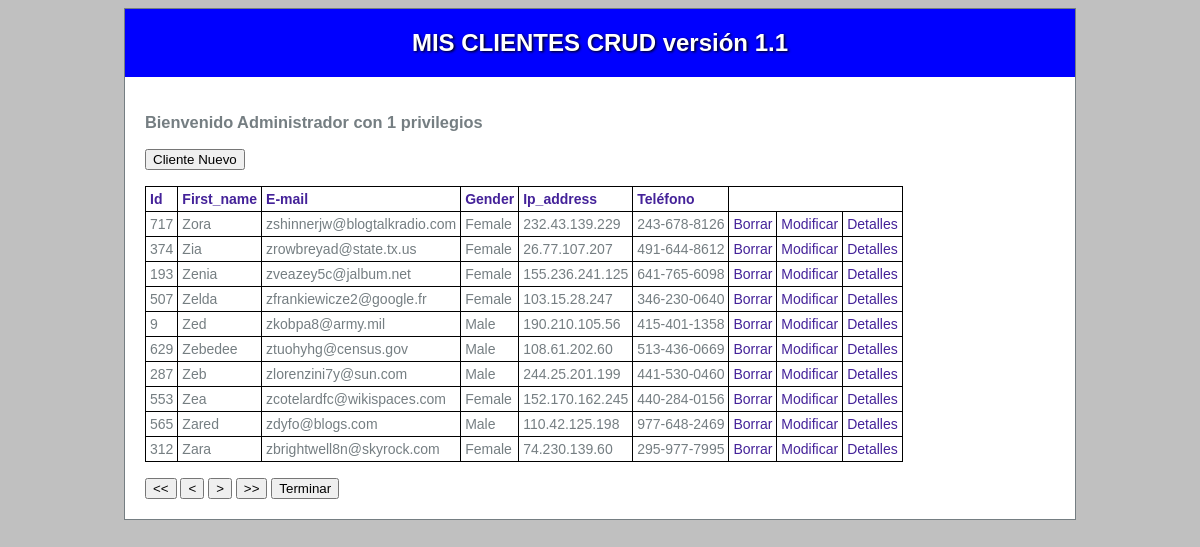
Screenshot of /?orden=Ordenar&valor=first_name (signed in) with the database file from the repository.
### tables this page shows
create table Clientes (
	id INT(8) auto_increment not null,
	first_name VARCHAR(50),
	last_name VARCHAR(50),
	email VARCHAR(50),
	gender VARCHAR(50),
	ip_address VARCHAR(20),
	telefono VARCHAR(50),
	CONSTRAINT pk_usuarios PRIMARY KEY(id)
);

### app/models/AccesoDatos.php (called while the page is built, shortened)
<?php
class AccesoDatos
{
    private static $modelo = null;
    private $dbh = null;
    public static function getModelo()
    {
        if (self::$modelo == null) {
            self::$modelo = new AccesoDatos();
        }
        return self::$modelo;
    }
    private function __construct()
    {
        $this->dbh = new mysqli(DB_SERVER, DB_USER, DB_PASSWD, DATABASE);
    }
    public function getClientes($primero, $cuantos, $ordenacion, $numorden): array
    {
        $tuser = [];
        if ($numorden == 1) {
            $stmt_usuarios  = $this->dbh->prepare("select * from Clientes order by $ordenacion Desc limit $primero,$cuantos");
        } else {
            $stmt_usuarios  = $this->dbh->prepare("select * from Clientes order by $ordenacion  limit $primero,$cuantos");
        }
        $stmt_usuarios->execute();
        $result = $stmt_usuarios->get_result();
        if ($result) {
            while ($user = $result->fetch_object('Cliente')) {
                $tuser[] = $user;
            }
        }
        return $tuser;
    }
}

### app/models/Cliente.php (called while the page is built, shortened)
<?php
class Cliente {
   function &__get($name)
   {
       if ( property_exists($this,$name)){
           return $this->$name;
       }
   }
}

### app/views/list.php (the view)
<h3>Bienvenido <?= $nombre ?> con <?= $rol ?> privilegios</h3>
<form>
<button type="submit" name="orden" value="Nuevo"> Cliente Nuevo </button><br>
</form>
<br>
<table>
<tr>
    <th><a href="?orden=Ordenar&valor=id"> Id </a></th>
    <th><a href="?orden=Ordenar&valor=first_name">First_name</a></th>
    <th><a href="?orden=Ordenar&valor=email">E-mail</a></th>
    <th><a href="?orden=Ordenar&valor=gender">Gender</a></th>
    <th><a href="?orden=Ordenar&valor=ip_address">Ip_address</a></th>
    <th><a href="?orden=Ordenar&valor=telefono">Teléfono</a></th>
</tr>
<?php foreach ($tvalores as $valor): ?>
<tr>
<td><?= $valor->id ?> </td>
<td><?= $valor->first_name ?> </td>
<td><?= $valor->email ?> </td>
<td><?= $valor->gender ?> </td>
<td><?= $valor->ip_address ?> </td>
<td><?= $valor->telefono ?> </td>
<td><a href="#" onclick="confirmarBorrar('<?=$valor->first_name?>',<?=$valor->id?>);" >Borrar</a></td>
<td><a href="?orden=Modificar&id=<?=$valor->id?>">Modificar</a></td>
<td><a href="?orden=Detalles&id=<?=$valor->id?>" >Detalles</a></td>
<tr>
<?php endforeach ?>
</table>
<form>
<br>
<button type="submit" name="nav" value="Primero"> << </button>
<button type="submit" name="nav" value="Anterior"> < </button>
<button type="submit" name="nav" value="Siguiente"> > </button>
<button type="submit" name="nav" value="Ultimo"> >> </button>
<button type="submit" name="orden" value="Terminar"> Terminar</button><br>
</form>

### web/css/default.css (style rules this page uses)
body { background: silver; text-align: justify; font-family: Tahoma, Geneva, sans-serif; font-size: 14px; color: #757E82; }
a { color: #429; text-decoration: none; }
table, th, td { border: 1px solid black; border-collapse:collapse; padding: 4px; }

### rows the page displays
clientes: id "717", first_name "Zora", email "zshinnerjw@blogtalkradio.com", gender "Female", ip_address "232.43.139.229", telefono "243-678-8126"
clientes: id "374", first_name "Zia", email "zrowbreyad@state.tx.us", gender "Female", ip_address "26.77.107.207", telefono "491-644-8612"
clientes: id "193", first_name "Zenia", email "zveazey5c@jalbum.net", gender "Female", ip_address "155.236.241.125", telefono "641-765-6098"
clientes: id "507", first_name "Zelda", email "zfrankiewicze2@google.fr", gender "Female", ip_address "103.15.28.247", telefono "346-230-0640"
clientes: id "9", first_name "Zed", email "zkobpa8@army.mil", gender "Male", ip_address "190.210.105.56", telefono "415-401-1358"
clientes: id "629", first_name "Zebedee", email "ztuohyhg@census.gov", gender "Male", ip_address "108.61.202.60", telefono "513-436-0669"
clientes: id "287", first_name "Zeb", email "zlorenzini7y@sun.com", gender "Male", ip_address "244.25.201.199", telefono "441-530-0460"
clientes: id "553", first_name "Zea", email "zcotelardfc@wikispaces.com", gender "Female", ip_address "152.170.162.245", telefono "440-284-0156"
clientes: id "565", first_name "Zared", email "zdyfo@blogs.com", gender "Male", ip_address "110.42.125.198", telefono "977-648-2469"
clientes: id "312", first_name "Zara", email "zbrightwell8n@skyrock.com", gender "Female", ip_address "74.230.139.60", telefono "295-977-7995"

### other values shown
$nombre "Administrador"
$rol "1"
